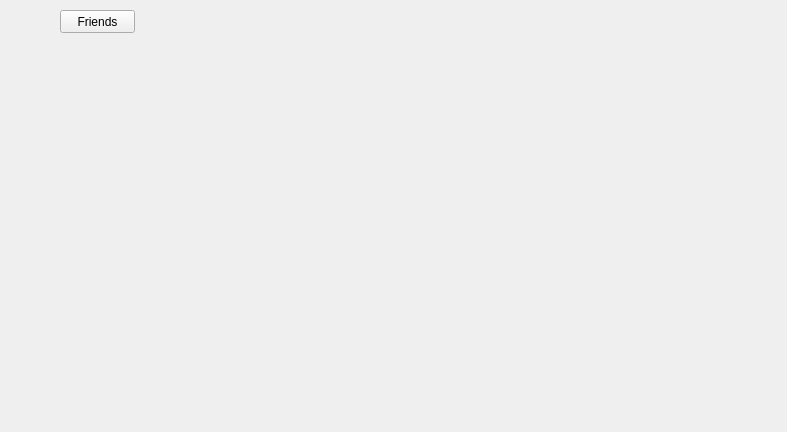
<?xml version="1.0" encoding="UTF-8"?>
<ui version="4.0">
 <class>Community</class>
 <widget class="QWidget" name="Community">
  <property name="geometry">
   <rect>
    <x>0</x>
    <y>0</y>
    <width>787</width>
    <height>432</height>
   </rect>
  </property>
  <property name="sizePolicy">
   <sizepolicy hsizetype="Expanding" vsizetype="Expanding">
    <horstretch>0</horstretch>
    <verstretch>0</verstretch>
   </sizepolicy>
  </property>
  <property name="windowTitle">
   <string>Form</string>
  </property>
  <widget class="QPushButton" name="buddyButton">
   <property name="geometry">
    <rect>
     <x>60</x>
     <y>10</y>
     <width>75</width>
     <height>23</height>
    </rect>
   </property>
   <property name="text">
    <string>Friends</string>
   </property>
  </widget>
 </widget>
 <resources/>
 <connections/>
</ui>
